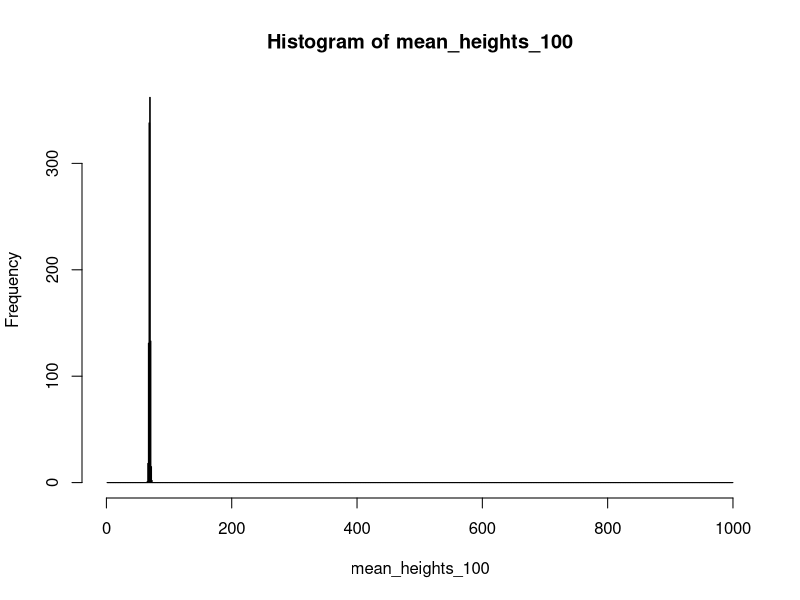
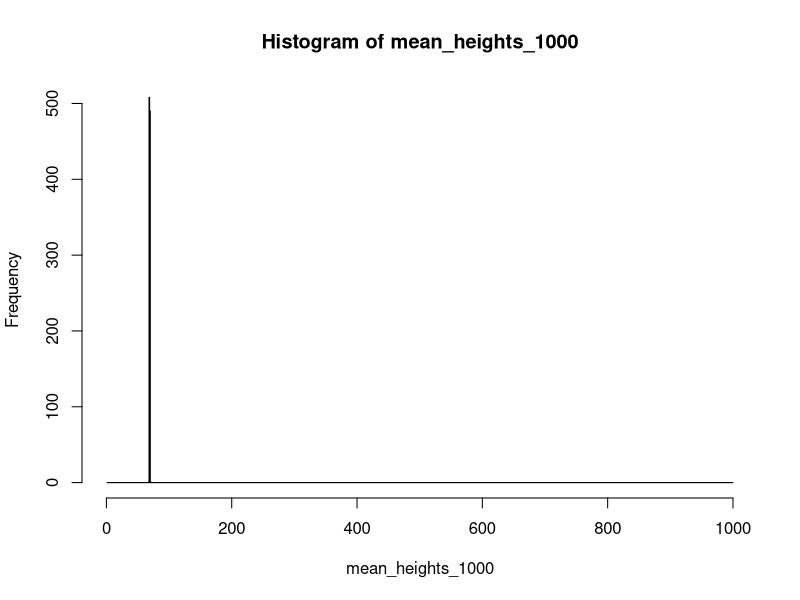
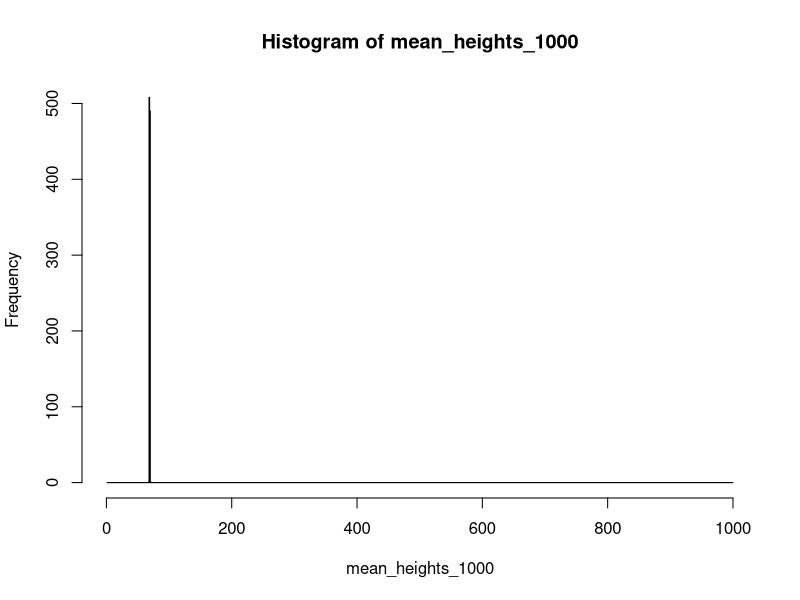
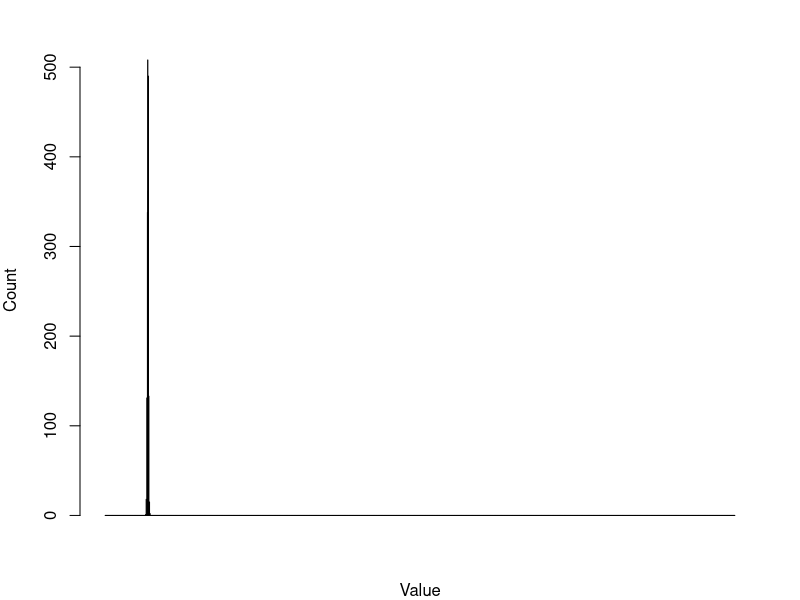

Recreate these plots in R, in order.
# Plotting Exercise 1

#1.) 
get_heights<- function(n=100){ #Here the defult argument for n is a sample of 100, but if type in a different number for the function argument it will sample that number 
  heights <-  rnorm(n, mean=69, sd = 10)
  return(heights)
}
get_heights()

#2.)
get_heights<- function(n=100){
  heights <-  rnorm(n, mean=69, sd = 10)
  mean(heights)
}
get_heights()

#3.)
get_heights<- function(n=100){
  heights <-  rnorm(n, mean=69, sd = 10)
  return(mean(heights))
}
get_heights()

#4.) 
mean_heights_100 <- rep(NA, 1000)
for (x in 1:1000){ 
  mean_heights_100[x] <- get_heights()
}
mean_heights_100

#5.) 
mean_heights_1000 <- rep(NA, 1000)
for (x in 1:1000){ 
  mean_heights_1000[x] <- get_heights(1000)
}
mean_heights_1000

#6.)

bins <- seq(1,1000,by=1)
counts_100 <- hist(mean_heights_100,breaks=bins)$counts
counts_1000 <- hist(mean_heights_1000,breaks=bins)$counts
hist(mean_heights_1000,breaks=bins)


par(mfrow=c(1,1), mar=c(4, 4, 3, 2))
barplot(rbind(counts_100,counts_1000),col=c(2,4),beside=T,xlab="Value",ylab="Count")
